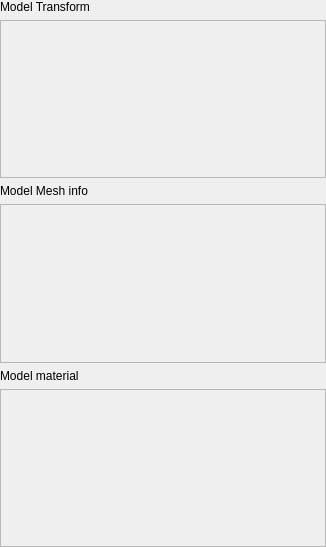
<?xml version="1.0" encoding="UTF-8"?>
<ui version="4.0">
 <class>ModelWidget</class>
 <widget class="QWidget" name="ModelWidget">
  <property name="geometry">
   <rect>
    <x>0</x>
    <y>0</y>
    <width>326</width>
    <height>547</height>
   </rect>
  </property>
  <property name="windowTitle">
   <string>Form</string>
  </property>
  <layout class="QVBoxLayout" name="verticalLayout_4">
   <property name="leftMargin">
    <number>0</number>
   </property>
   <property name="topMargin">
    <number>0</number>
   </property>
   <property name="rightMargin">
    <number>0</number>
   </property>
   <property name="bottomMargin">
    <number>0</number>
   </property>
   <item>
    <layout class="QVBoxLayout" name="verticalLayout_2">
     <item>
      <widget class="QLabel" name="label">
       <property name="text">
        <string>Model Transform</string>
       </property>
      </widget>
     </item>
     <item>
      <widget class="QScrollArea" name="scrollArea">
       <property name="widgetResizable">
        <bool>true</bool>
       </property>
       <widget class="QWidget" name="propWidget">
        <property name="geometry">
         <rect>
          <x>0</x>
          <y>0</y>
          <width>322</width>
          <height>152</height>
         </rect>
        </property>
        <property name="styleSheet">
         <string notr="true"/>
        </property>
       </widget>
      </widget>
     </item>
    </layout>
   </item>
   <item>
    <layout class="QVBoxLayout" name="verticalLayout">
     <item>
      <widget class="QLabel" name="label_2">
       <property name="text">
        <string>Model Mesh info</string>
       </property>
      </widget>
     </item>
     <item>
      <widget class="QScrollArea" name="scrollArea_2">
       <property name="widgetResizable">
        <bool>true</bool>
       </property>
       <widget class="QWidget" name="propWidget_2">
        <property name="geometry">
         <rect>
          <x>0</x>
          <y>0</y>
          <width>322</width>
          <height>151</height>
         </rect>
        </property>
        <property name="styleSheet">
         <string notr="true"/>
        </property>
       </widget>
      </widget>
     </item>
    </layout>
   </item>
   <item>
    <layout class="QVBoxLayout" name="verticalLayout_3">
     <item>
      <widget class="QLabel" name="label_3">
       <property name="text">
        <string>Model material</string>
       </property>
      </widget>
     </item>
     <item>
      <widget class="QScrollArea" name="scrollArea_3">
       <property name="widgetResizable">
        <bool>true</bool>
       </property>
       <widget class="QWidget" name="propWidget_3">
        <property name="geometry">
         <rect>
          <x>0</x>
          <y>0</y>
          <width>322</width>
          <height>152</height>
         </rect>
        </property>
        <property name="styleSheet">
         <string notr="true"/>
        </property>
       </widget>
      </widget>
     </item>
    </layout>
   </item>
  </layout>
 </widget>
 <resources/>
 <connections/>
</ui>
